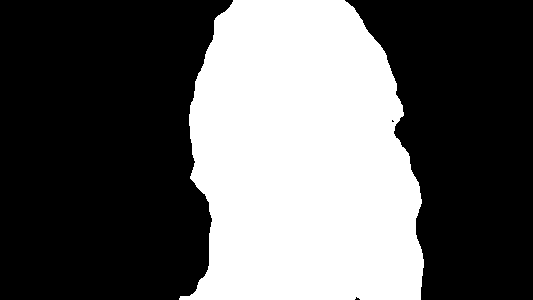
#> input picture iann/dzq.png, 533 x 300 px, found by its file name
$ python poly.py
#> lines starting #> are read from the running program, lines starting #| are printed output that depends on the picture; after the words box and inside, x2 and y2 are one past the last pixel; in counts of white or black regions, pixels touching at a corner belong together
import cv2
import matplotlib.pyplot as plt
import numpy as np

lab = cv2.imread("../../dzq.png", cv2.IMREAD_UNCHANGED)
#> lab: shape (300, 533); values 0 (black) and 1 (white), 37.5% white; 1 white region

plt.imshow(lab)
plt.show()

poly, hierarchy = cv2.findContours(lab, cv2.RETR_TREE, cv2.CHAIN_APPROX_SIMPLE)
#> poly = 2 contours, 1 with area under 20; largest, box (x1, y1, x2, y2) and area: (179, 0, 424, 300) 59472

result = np.zeros_like(lab)
print(result.shape)
#| (300, 533)
print(poly)
#> (printed output is left out)
for p in poly[0]:
    p = p[0]
    print(p[0], p[1])
    result[p[1], p[0]] = 1
#> this loop made 289 passes
#> p on passes 1 to 3: [233, 0], [233, 1], [232, 2]
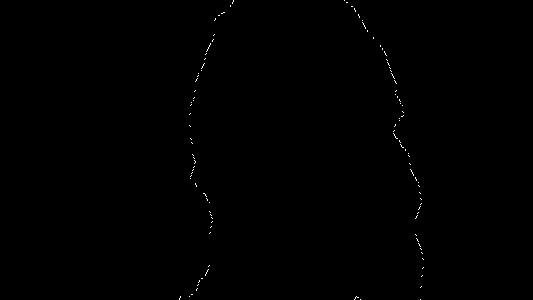
#> result: shape (300, 533); values 0 (black) and 1 (white), 0.18% white in thin lines or dots, all inside (x1, y1, x2, y2) = (179, 0, 424, 300)

plt.imshow(result)
plt.show()
